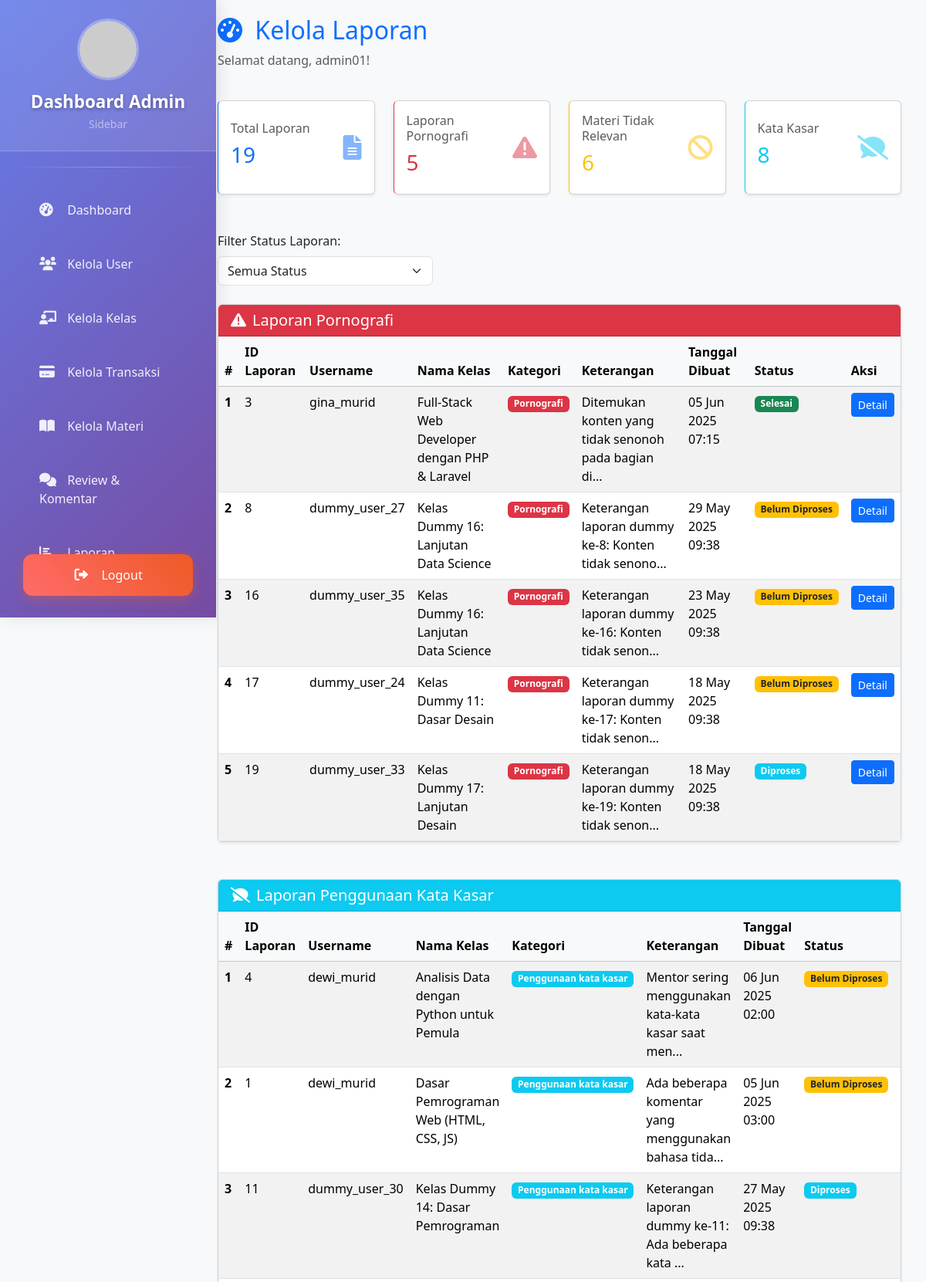
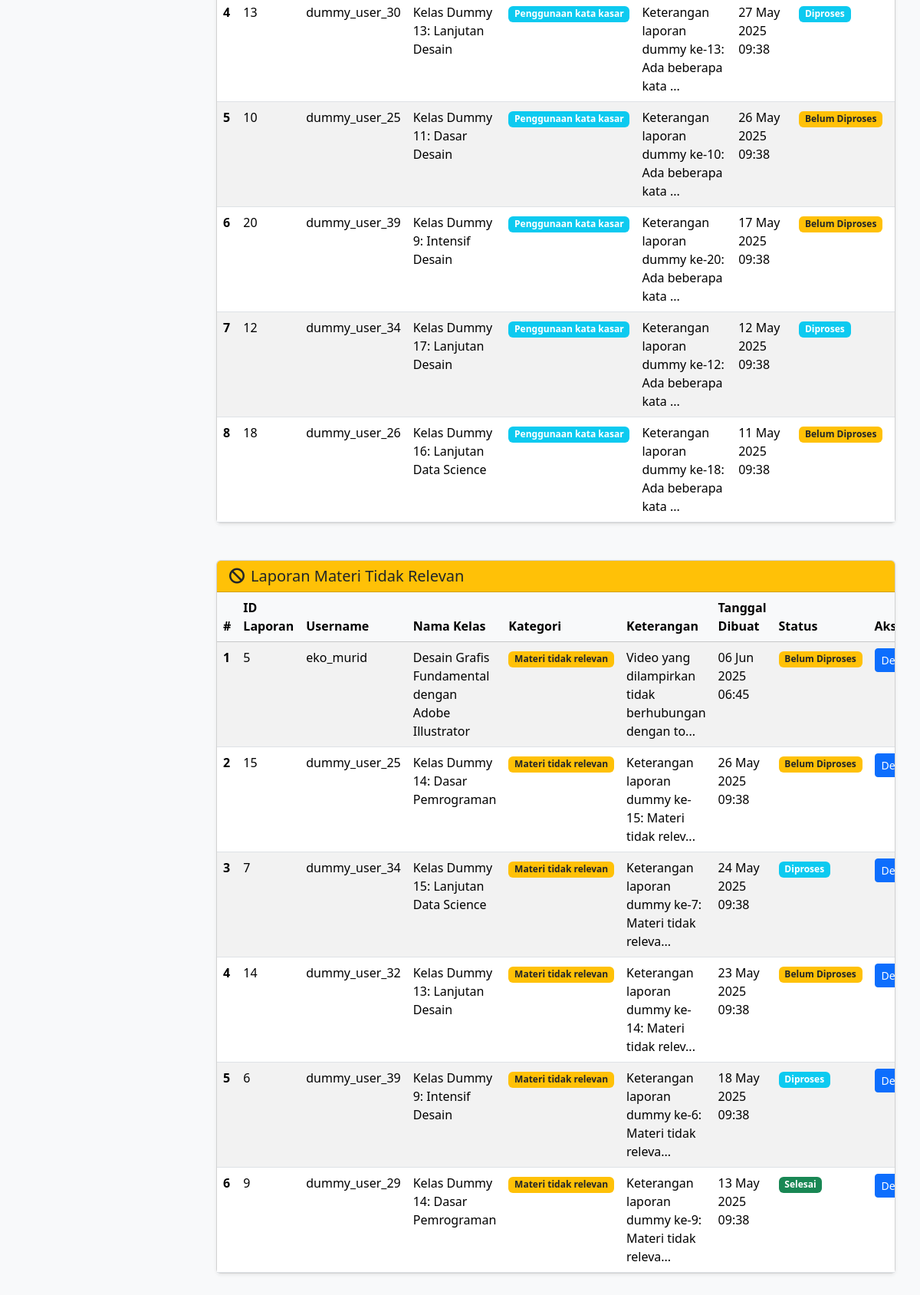
Screenshot of /page/admin-kelolaLaporan.php (signed in) with the database file from the repository (2 pictures, top to bottom).
### tables this page shows
CREATE TABLE `tb_laporan` (
  `id_report` int(11) NOT NULL,
  `kategori_report` enum('Penggunaan kata kasar','Materi tidak relevan','Pornografi') NOT NULL,
  `keterangan_report` varchar(100) NOT NULL,
  `id_kelas` int(30) NOT NULL,
  `id_user` int(30) NOT NULL,
  `tgl_dibuat` timestamp NOT NULL DEFAULT current_timestamp(),
  `status_laporan` enum('Belum Diproses','Diproses','Selesai','Ditolak') NOT NULL DEFAULT 'Belum Diproses',
  `catatan_admin` text DEFAULT NULL
);

CREATE TABLE `tb_user` (
  `id_user` int(30) NOT NULL,
  `first_name` varchar(255) NOT NULL,
  `last_name` varchar(255) NOT NULL,
  `username` varchar(30) NOT NULL,
  `password` varchar(255) NOT NULL,
  `role` enum('murid','mentor','admin') NOT NULL DEFAULT 'murid',
  `status` enum('aktif','non-aktif') NOT NULL DEFAULT 'aktif',
  `deskripsi` text DEFAULT NULL,
  `fotoProfil` varchar(50) NOT NULL,
  `bahasa` enum('Bahasa Indonesia','Inggris','Jepang') NOT NULL,
  `zona_waktu` enum('Jakarta','London','Tokyo') NOT NULL,
  `balasan_ke_komentar` tinyint(1) NOT NULL,
  `komentar_baru` tinyint(1) NOT NULL,
  `notifikasi_postingan_baru` tinyint(1) NOT NULL,
  `email` varchar(50) NOT NULL,
  `instagram` varchar(30) NOT NULL,
  `twitter` varchar(30) NOT NULL,
  `linkdin` varchar(30) NOT NULL,
  `github` varchar(30) NOT NULL,
  `tgl_dibuat` timestamp NOT NULL DEFAULT current_timestamp()
);

CREATE TABLE `tb_kelas` (
  `id_kelas` int(30) NOT NULL,
  `id_mentor` int(30) NOT NULL,
  `nama_kelas` varchar(255) NOT NULL,
  `kategori` enum('SQL','Design','Java','Web Development','Bisnis','Ekonomi','Psikologi','IT','Python') NOT NULL,
  `harga` decimal(10,2) NOT NULL,
  `profil_kelas` varchar(100) DEFAULT NULL,
  `badge` varchar(100) DEFAULT NULL,
  `description` text DEFAULT NULL,
  `status_publikasi` enum('pending','aktif','non-aktif','rejected') NOT NULL DEFAULT 'pending',
  `tgl_dibuat` timestamp NOT NULL DEFAULT current_timestamp()
);

### page/admin-kelolaLaporan.php (the view, shortened to what the rows shown need)
<?php
require 'db.php';
$base_query = "
    SELECT r.id_report, u.username, k.nama_kelas, r.kategori_report, r.keterangan_report, r.tgl_dibuat, r.status_laporan
    FROM tb_laporan r
    JOIN tb_user u ON u.id_user = r.id_user
    JOIN tb_kelas k ON k.id_kelas = r.id_kelas
";
$where_clause_p = " WHERE r.kategori_report LIKE 'Pornografi'";
$where_clause_pkk = " WHERE r.kategori_report LIKE 'Penggunaan kata kasar'";
$where_clause_mtr = " WHERE r.kategori_report LIKE 'Materi tidak relevan'";
$order_by = " ORDER BY r.tgl_dibuat DESC";
$totalLaporanP = $conn->prepare($base_query . $where_clause_p . $order_by);
$totalLaporanP->execute();
$pDataResult = $totalLaporanP->get_result();
$totalLaporanPkk = $conn->prepare($base_query . $where_clause_pkk . $order_by);
$totalLaporanPkk->execute();
$pkkDataResult = $totalLaporanPkk->get_result();
$totalLaporanMtr = $conn->prepare($base_query . $where_clause_mtr . $order_by);
$totalLaporanMtr->execute();
$mtrDataResult = $totalLaporanMtr->get_result();
?>
<!DOCTYPE html>
<html lang="en">
<head>
    <link href="https://cdn.jsdelivr.net/npm/bootstrap@5.3.3/dist/css/bootstrap.min.css" rel="stylesheet">
    <link rel="stylesheet" href="https://cdnjs.cloudflare.com/ajax/libs/font-awesome/6.0.0/css/all.min.css">
</head>
<body class="bg-light">
    <?php include "adminSidebar.php"; ?>
    <div class="content-wrapper">
        <div class="container-fluid">
            <div class="row mb-4">
                <div class="col-12">
                    <h2 class="text-primary">
                        <i class="fas fa-tachometer-alt me-2"></i>
                        Kelola Laporan
                    </h2>
                </div>
            </div>
            <div class="row mb-5">
                <div class="col-lg-12">
                    <div class="card shadow-sm">
                        <div class="card-body p-0">
                            <div class="table-responsive">
                                <table class="table table-hover table-striped mb-0">
                                    <thead class="table-light">
                                        <tr>
                                            <th>#</th>
                                            <th>ID Laporan</th>
                                            <th>Username</th>
                                            <th>Nama Kelas</th>
                                            <th>Kategori</th>
                                            <th>Keterangan</th>
                                            <th>Tanggal Dibuat</th>
                                            <th>Status</th> <th>Aksi</th>
                                        </tr>
                                    </thead>
                                    <tbody>
                                        <?php if ($pDataResult->num_rows > 0): ?>
                                            <?php $counter = 1; ?>
                                            <?php while ($laporan = $pDataResult->fetch_assoc()): ?>
                                                <tr>
                                                    <th><?= $counter++ ?></th>
                                                    <td><?= htmlspecialchars($laporan['id_report']) ?></td>
                                                    <td><?= htmlspecialchars($laporan['username']) ?></td>
                                                    <td><?= htmlspecialchars($laporan['nama_kelas']) ?></td>
                                                    <td><span class="badge bg-danger"><?= htmlspecialchars($laporan['kategori_report']) ?></span></td>
                                                    <td><?= htmlspecialchars(substr($laporan['keterangan_report'], 0, 50)) . (strlen($laporan['keterangan_report']) > 50 ? '...' : '') ?></td>
                                                    <td><?= (new DateTime($laporan['tgl_dibuat']))->format('d M Y H:i') ?></td>
                                                    <td>
                                                        <?php
                                                        $status_badge_class = '';
                                                        switch ($laporan['status_laporan']) {
                                                            case 'Belum Diproses': $status_badge_class = 'bg-warning text-dark'; break;
                                                            case 'Diproses': $status_badge_class = 'bg-info'; break;
                                                            case 'Selesai': $status_badge_class = 'bg-success'; break;
                                                        }
                                                        ?>
                                                        <span class="badge <?= $status_badge_class ?>"><?= htmlspecialchars($laporan['status_laporan']) ?></span>
                                                    </td>
                                                    <td>
                                                        <a href="admin-detail-report.php?id=<?= $laporan['id_report'] ?>" class="btn btn-sm btn-primary">Detail</a>
                                                    </td>
                                                </tr>
                                            <?php endwhile; ?>
                                        <?php else: ?>
                                            <tr><td colspan="9" class="text-center text-muted p-3">Tidak ada laporan pornografi.</td></tr>
                                        <?php endif; ?>
                                    </tbody>
                                </table>
                            </div>
                        </div>
                    </div>
                </div>
            </div>
            <div class="row mb-5">
                <div class="col-lg-12">
                    <div class="card shadow-sm">
                        <div class="card-body p-0">
                            <div class="table-responsive">
                                <table class="table table-hover table-striped mb-0">
                                    <thead class="table-light">
                                        <tr>
                                            <th>#</th>
                                            <th>ID Laporan</th>
                                            <th>Username</th>
                                            <th>Nama Kelas</th>
                                            <th>Kategori</th>
                                            <th>Keterangan</th>
                                            <th>Tanggal Dibuat</th>
                                            <th>Status</th> <th>Aksi</th>
                                        </tr>
                                    </thead>
                                    <tbody>
                                        <?php if ($pkkDataResult->num_rows > 0): ?>
                                            <?php $counter = 1; ?>
                                            <?php while ($laporan = $pkkDataResult->fetch_assoc()): ?>
                                                <tr>
                                                    <th><?= $counter++ ?></th>
                                                    <td><?= htmlspecialchars($laporan['id_report']) ?></td>
                                                    <td><?= htmlspecialchars($laporan['username']) ?></td>
                                                    <td><?= htmlspecialchars($laporan['nama_kelas']) ?></td>
                                                    <td><span class="badge bg-info"><?= htmlspecialchars($laporan['kategori_report']) ?></span></td>
                                                    <td><?= htmlspecialchars(substr($laporan['keterangan_report'], 0, 50)) . (strlen($laporan['keterangan_report']) > 50 ? '...' : '') ?></td>
                                                    <td><?= (new DateTime($laporan['tgl_dibuat']))->format('d M Y H:i') ?></td>
                                                    <td>
                                                        <?php
                                                        $status_badge_class = '';
                                                        switch ($laporan['status_laporan']) {
                                                            case 'Belum Diproses': $status_badge_class = 'bg-warning text-dark'; break;
                                                            case 'Diproses': $status_badge_class = 'bg-info'; break;
                                                        }
                                                        ?>
                                                        <span class="badge <?= $status_badge_class ?>"><?= htmlspecialchars($laporan['status_laporan']) ?></span>
                                                    </td>
                                                    <td>
                                                    </td>
                                                </tr>
                                            <?php endwhile; ?>
                                        <?php else: ?>
                                            <tr><td colspan="9" class="text-center text-muted p-3">Tidak ada laporan kata kasar.</td></tr>
                                        <?php endif; ?>
                                    </tbody>
                                </table>
                            </div>
                        </div>
                    </div>
                </div>
            </div>
            <div class="row mb-5">
                <div class="col-lg-12">
                    <div class="card shadow-sm">
                        <div class="card-body p-0">
                            <div class="table-responsive">
                                <table class="table table-hover table-striped mb-0">
                                    <thead class="table-light">
                                        <tr>
                                            <th>#</th>
                                            <th>ID Laporan</th>
                                            <th>Username</th>
                                            <th>Nama Kelas</th>
                                            <th>Kategori</th>
                                            <th>Keterangan</th>
                                            <th>Tanggal Dibuat</th>
                                            <th>Status</th> <th>Aksi</th>
                                        </tr>
                                    </thead>
                                    <tbody>
                                        <?php if ($mtrDataResult->num_rows > 0): ?>
                                            <?php $counter = 1; ?>
                                            <?php while ($laporan = $mtrDataResult->fetch_assoc()): ?>
                                                <tr>
                                                    <th><?= $counter++ ?></th>
                                                    <td><?= htmlspecialchars($laporan['id_report']) ?></td>
                                                    <td><?= htmlspecialchars($laporan['username']) ?></td>
                                                    <td><?= htmlspecialchars($laporan['nama_kelas']) ?></td>
                                                    <td><span class="badge bg-warning text-dark"><?= htmlspecialchars($laporan['kategori_report']) ?></span></td>
                                                    <td><?= htmlspecialchars(substr($laporan['keterangan_report'], 0, 50)) . (strlen($laporan['keterangan_report']) > 50 ? '...' : '') ?></td>
                                                    <td><?= (new DateTime($laporan['tgl_dibuat']))->format('d M Y H:i') ?></td>
                                                    <td>
                                                        <?php
                                                        $status_badge_class = '';
                                                        switch ($laporan['status_laporan']) {
                                                            case 'Belum Diproses': $status_badge_class = 'bg-warning text-dark'; break;
                                                            case 'Diproses': $status_badge_class = 'bg-info'; break;
                                                            case 'Selesai': $status_badge_class = 'bg-success'; break;
                                                        }
                                                        ?>
                                                        <span class="badge <?= $status_badge_class ?>"><?= htmlspecialchars($laporan['status_laporan']) ?></span>
                                                    </td>
                                                    <td>
                                                        <a href="admin-detail-report.php?id=<?= $laporan['id_report'] ?>" class="btn btn-sm btn-primary">Detail</a>
                                                    </td>
                                                </tr>
                                            <?php endwhile; ?>
                                        <?php else: ?>
                                            <tr><td colspan="9" class="text-center text-muted p-3">Tidak ada laporan materi tidak relevan.</td></tr>
                                        <?php endif; ?>
                                    </tbody>
                                </table>
                            </div>
                        </div>
                    </div>
                </div>
            </div>
        </div>
    </div>
</body>
</html>

### rows the page displays
tb_laporan: id_report "3", id_user.username "gina_murid", id_kelas.nama_kelas "Full-Stack Web Developer dengan PHP & Laravel", kategori_report "Pornografi", keterangan_report "Ditemukan konten yang tidak senonoh pada bagian di", tgl_dibuat "05 Jun 2025 07:15", status_laporan "Selesai"
tb_laporan: id_report "8", id_user.username "dummy_user_27", id_kelas.nama_kelas "Kelas Dummy 16: Lanjutan Data Science", kategori_report "Pornografi", keterangan_report "Keterangan laporan dummy ke-8: Konten tidak senono", tgl_dibuat "29 May 2025 09:38", status_laporan "Belum Diproses"
tb_laporan: id_report "16", id_user.username "dummy_user_35", id_kelas.nama_kelas "Kelas Dummy 16: Lanjutan Data Science", kategori_report "Pornografi", keterangan_report "Keterangan laporan dummy ke-16: Konten tidak senon", tgl_dibuat "23 May 2025 09:38", status_laporan "Belum Diproses"
tb_laporan: id_report "17", id_user.username "dummy_user_24", id_kelas.nama_kelas "Kelas Dummy 11: Dasar Desain", kategori_report "Pornografi", keterangan_report "Keterangan laporan dummy ke-17: Konten tidak senon", tgl_dibuat "18 May 2025 09:38", status_laporan "Belum Diproses"
tb_laporan: id_report "19", id_user.username "dummy_user_33", id_kelas.nama_kelas "Kelas Dummy 17: Lanjutan Desain", kategori_report "Pornografi", keterangan_report "Keterangan laporan dummy ke-19: Konten tidak senon", tgl_dibuat "18 May 2025 09:38", status_laporan "Diproses"
tb_laporan: id_report "4", id_user.username "dewi_murid", id_kelas.nama_kelas "Analisis Data dengan Python untuk Pemula", kategori_report "Penggunaan kata kasar", keterangan_report "Mentor sering menggunakan kata-kata kasar saat men", tgl_dibuat "06 Jun 2025 02:00", status_laporan "Belum Diproses"
tb_laporan: id_report "1", id_user.username "dewi_murid", id_kelas.nama_kelas "Dasar Pemrograman Web (HTML, CSS, JS)", kategori_report "Penggunaan kata kasar", keterangan_report "Ada beberapa komentar yang menggunakan bahasa tida", tgl_dibuat "05 Jun 2025 03:00", status_laporan "Belum Diproses"
tb_laporan: id_report "11", id_user.username "dummy_user_30", id_kelas.nama_kelas "Kelas Dummy 14: Dasar Pemrograman", kategori_report "Penggunaan kata kasar", keterangan_report "Keterangan laporan dummy ke-11: Ada beberapa kata", tgl_dibuat "27 May 2025 09:38", status_laporan "Diproses"
tb_laporan: id_report "13", id_user.username "dummy_user_30", id_kelas.nama_kelas "Kelas Dummy 13: Lanjutan Desain", kategori_report "Penggunaan kata kasar", keterangan_report "Keterangan laporan dummy ke-13: Ada beberapa kata", tgl_dibuat "27 May 2025 09:38", status_laporan "Diproses"
tb_laporan: id_report "10", id_user.username "dummy_user_25", id_kelas.nama_kelas "Kelas Dummy 11: Dasar Desain", kategori_report "Penggunaan kata kasar", keterangan_report "Keterangan laporan dummy ke-10: Ada beberapa kata", tgl_dibuat "26 May 2025 09:38", status_laporan "Belum Diproses"
tb_laporan: id_report "20", id_user.username "dummy_user_39", id_kelas.nama_kelas "Kelas Dummy 9: Intensif Desain", kategori_report "Penggunaan kata kasar", keterangan_report "Keterangan laporan dummy ke-20: Ada beberapa kata", tgl_dibuat "17 May 2025 09:38", status_laporan "Belum Diproses"
tb_laporan: id_report "12", id_user.username "dummy_user_34", id_kelas.nama_kelas "Kelas Dummy 17: Lanjutan Desain", kategori_report "Penggunaan kata kasar", keterangan_report "Keterangan laporan dummy ke-12: Ada beberapa kata", tgl_dibuat "12 May 2025 09:38", status_laporan "Diproses"
tb_laporan: id_report "18", id_user.username "dummy_user_26", id_kelas.nama_kelas "Kelas Dummy 16: Lanjutan Data Science", kategori_report "Penggunaan kata kasar", keterangan_report "Keterangan laporan dummy ke-18: Ada beberapa kata", tgl_dibuat "11 May 2025 09:38", status_laporan "Belum Diproses"
tb_laporan: id_report "5", id_user.username "eko_murid", id_kelas.nama_kelas "Desain Grafis Fundamental dengan Adobe Illustrator", kategori_report "Materi tidak relevan", keterangan_report "Video yang dilampirkan tidak berhubungan dengan to", tgl_dibuat "06 Jun 2025 06:45", status_laporan "Belum Diproses"
tb_laporan: id_report "15", id_user.username "dummy_user_25", id_kelas.nama_kelas "Kelas Dummy 14: Dasar Pemrograman", kategori_report "Materi tidak relevan", keterangan_report "Keterangan laporan dummy ke-15: Materi tidak relev", tgl_dibuat "26 May 2025 09:38", status_laporan "Belum Diproses"
tb_laporan: id_report "7", id_user.username "dummy_user_34", id_kelas.nama_kelas "Kelas Dummy 15: Lanjutan Data Science", kategori_report "Materi tidak relevan", keterangan_report "Keterangan laporan dummy ke-7: Materi tidak releva", tgl_dibuat "24 May 2025 09:38", status_laporan "Diproses"
tb_laporan: id_report "14", id_user.username "dummy_user_32", id_kelas.nama_kelas "Kelas Dummy 13: Lanjutan Desain", kategori_report "Materi tidak relevan", keterangan_report "Keterangan laporan dummy ke-14: Materi tidak relev", tgl_dibuat "23 May 2025 09:38", status_laporan "Belum Diproses"
tb_laporan: id_report "6", id_user.username "dummy_user_39", id_kelas.nama_kelas "Kelas Dummy 9: Intensif Desain", kategori_report "Materi tidak relevan", keterangan_report "Keterangan laporan dummy ke-6: Materi tidak releva", tgl_dibuat "18 May 2025 09:38", status_laporan "Diproses"
tb_laporan: id_report "9", id_user.username "dummy_user_29", id_kelas.nama_kelas "Kelas Dummy 14: Dasar Pemrograman", kategori_report "Materi tidak relevan", keterangan_report "Keterangan laporan dummy ke-9: Materi tidak releva", tgl_dibuat "13 May 2025 09:38", status_laporan "Selesai"

### other values shown
$namaAdmin "admin01"
$stats['total_laporan'] "19"
$stats['total_pornografi'] "5"
$stats['total_materi_tidak_relevan'] "6"
$stats['total_kata_kasar'] "8"
